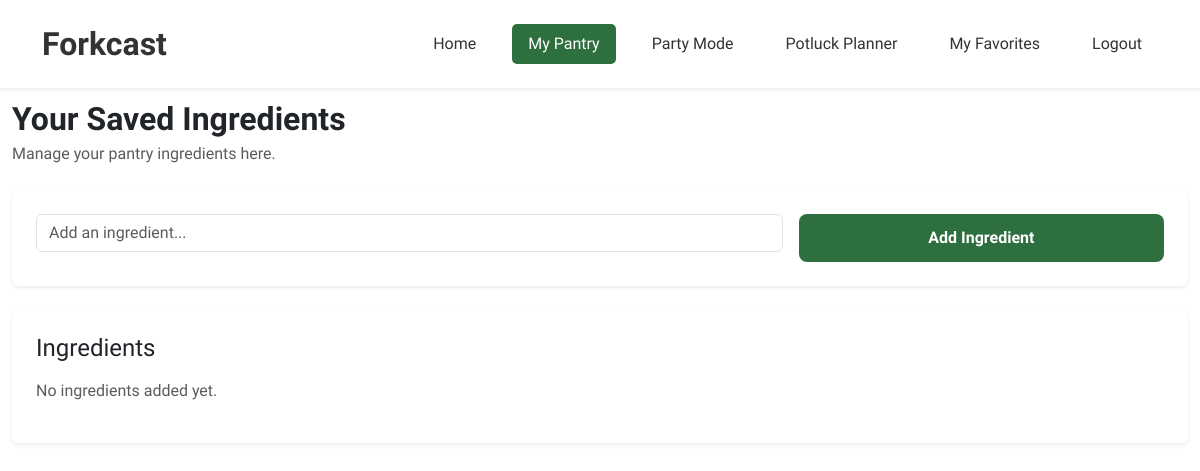
Page /pantry (signed in) on the earlier database version.
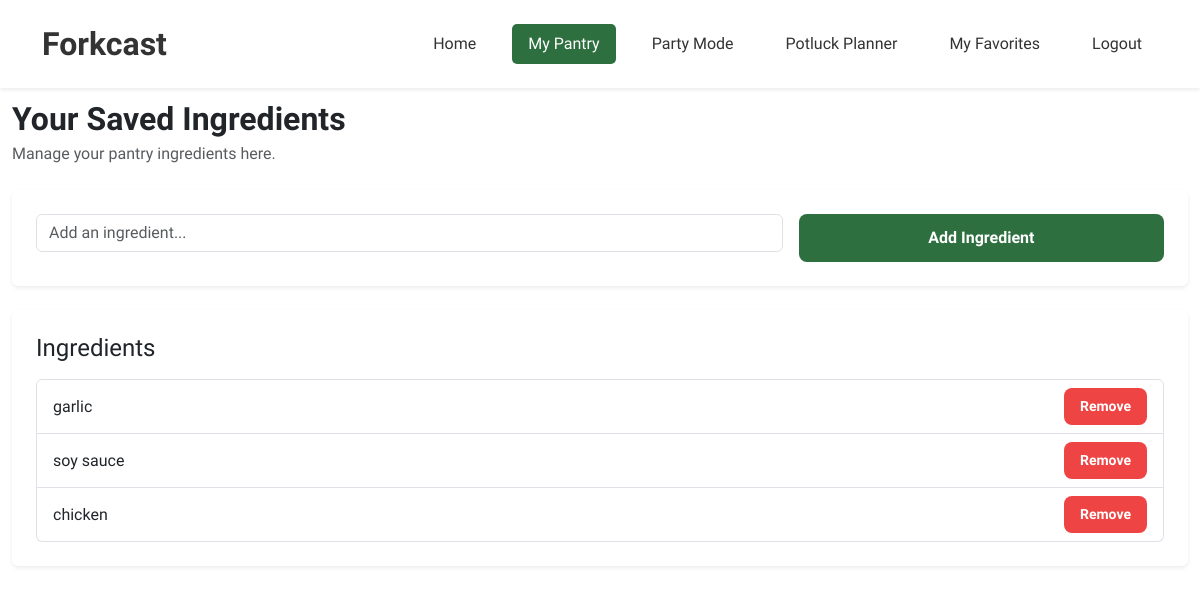
Same page on the later database version.
### tables this page shows
CREATE TABLE ingredients (
    ID INTEGER PRIMARY KEY AUTOINCREMENT,
    INGREDIENT TEXT NOT NULL,
    USER_NAME TEXT NOT NULL
);

### main.py (the view)
@app.route("/pantry")
def pantry():
    if "username" not in session:
        return redirect("/login")
    conn = get_db_connection()
    cursor = conn.cursor()
    cursor.execute(
        "SELECT ROWID as id, INGREDIENT FROM ingredients WHERE USER_NAME = ?",
        (session["username"],)
    )
    ingredients = cursor.fetchall()
    conn.close()
    ingredient_list = []
    for row in ingredients:
        ingredient_list.append({
            "id": row["id"],
            "INGREDIENT": row["INGREDIENT"]
        })
    print(f"DEBUG: Fetched ingredients: {ingredient_list}")  # Debug print
    return render_template("pantry.html", items=ingredient_list)

### main.py (called while the page is built)
def get_db_connection():
    conn = sqlite3.connect(DB_PATH)
    conn.row_factory = sqlite3.Row
    return conn

### frontend/templates/pantry.html (shortened to what this page needs)
<!DOCTYPE html>
<html lang="en">
<head>
  <link href="https://cdn.jsdelivr.net/npm/bootstrap@5.3.8/dist/css/bootstrap.min.css" rel="stylesheet">
  <link rel="stylesheet" href="{{ url_for('static', filename='styles.css') }}">
</head>
<body>
        <div style="height: 100px;"></div>
        <nav class="navbar navbar-expand-lg navbar-light bg-white fixed-top shadow-sm">
            <div class="container" style="max-width: 1200px;">
                <span class="navbar-brand fs-2 fw-bold">Forkcast</span>
                <div class="nav-links ms-auto">
                    <a href="/">Home</a>
                    <a href="/pantry" class="active">My Pantry</a>
                    <a href="/party">Party Mode</a>
                    <a href="/potluck">Potluck Planner</a>
                    <a href="/favorites">My Favorites</a>
                    <a href="/logout">Logout</a>
                </div>
            </div>
        </nav>
  <div class="container" style="max-width: 1200px;">
    <h2 class="fw-bold mb-1">Your Saved Ingredients</h2>
    <p class="text-muted mb-4">Manage your pantry ingredients here.</p>
    <div class="p-4 shadow-sm rounded bg-white mb-4">
      <form method="POST" action="/add_ingredient" class="row g-3">
        <div class="col-md-8">
          <input class="form-control" name="ingredient" placeholder="Add an ingredient..." required>
        </div>
        <div class="col-md-4">
          <button class="btn btn-primary w-100">Add Ingredient</button>
        </div>
      </form>
    </div>
<div class="p-4 shadow-sm rounded bg-white mb-5">
  <h4 class="mb-3">Ingredients</h4>
  {% if items %}
  <ul class="list-group">
    {% for item in items %}
    <li class="list-group-item d-flex justify-content-between align-items-center">
      {{ item['INGREDIENT'] }}
      <a href="/pantry/remove/{{ item['id'] }}" class="btn btn-danger btn-sm">Remove</a>
    </li>
    {% endfor %}
  </ul>
  {% else %}
  <p class="text-muted">No ingredients added yet.</p>
  {% endif %}
</div>
  </div>
</body>
</html>

### static/styles.css (style rules this page uses)
.navbar, .navbar .navbar-brand, .navbar .btn, .navbar .btn-link, .navbar a, .w3-sidebar, .w3-bar-item { font-family: "Karma", sans-serif; }
.navbar { display: flex; justify-content: space-between; align-items: center; background: white; padding: 15px 30px; box-shadow: 0 2px 10px rgba(0,0,0,0.1); margin-bottom: 20px; }
.navbar-brand { font-size: 24px; color: #333 !important; text-decoration: none; font-weight: bold; }
.nav-links { display: flex; gap: 20px; margin-left: auto; }
.nav-links a { text-decoration: none; color: #333; padding: 8px 16px; border-radius: 5px; transition: all 0.3s; }
.nav-links a:hover, .nav-links a.active { background-color: #2e6f40; color: white; }
.btn { padding: 12px 24px; border: none; border-radius: 8px; font-size: 16px; cursor: pointer; transition: all 0.3s ease; font-weight: 600; font-family: "Karma", sans-serif; }
.btn-primary { background-color: #2e6f40; color: white; }
.btn-danger { background-color: #ef4444; color: white; padding: 8px 16px; font-size: 14px; }

### frontend/templates/pantry.html (style rules this page uses)
body, h1, h2, h3, h4, h5, h6 { font-family: "Karma", sans-serif; }

Differences in the rows shown:
added ingredients: INGREDIENT "garlic"
added ingredients: INGREDIENT "soy sauce"
added ingredients: INGREDIENT "chicken"
Other differences:
text no longer shown: "No ingredients added yet."
